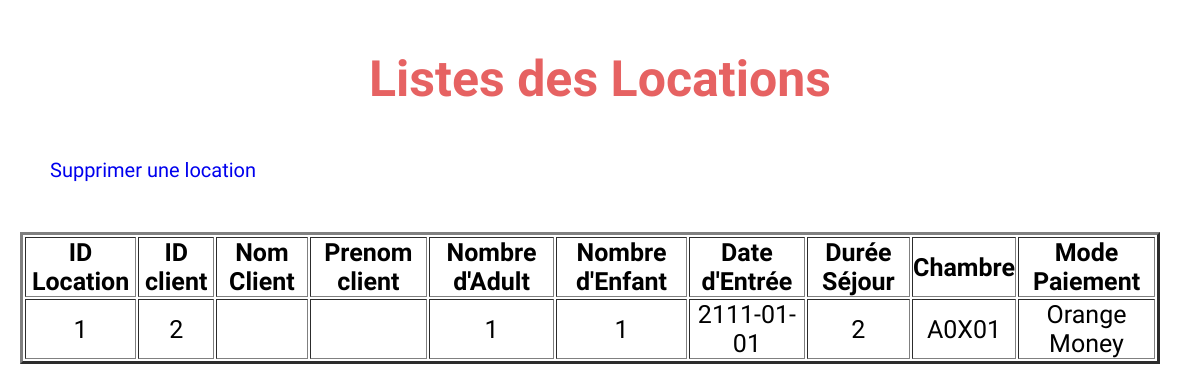
Page /list-lease.php on the committed database.
### tables this page shows
CREATE TABLE `locations` (
  `ID` int(5) NOT NULL,
  `id_client` int(5) NOT NULL,
  `nom_client` varchar(50) NOT NULL,
  `prenom_client` varchar(50) NOT NULL,
  `nbrAdult` int(1) NOT NULL,
  `nbrEnfant` int(1) NOT NULL,
  `dateEntree` date NOT NULL,
  `dureeSejour` varchar(20) NOT NULL,
  `chambre` varchar(50) NOT NULL,
  `batiment` varchar(2) NOT NULL,
  `modePaiement` varchar(20) NOT NULL
);

### list-lease.php (the view, shortened to what this page needs)
<!DOCTYPE html>
<html lang="en">
<head>
    <link rel="stylesheet" type="text/css" href="css/style.css">
</head>
<body>
    <?php
        $bdd = new PDO('mysql:host=localhost; dbname=bd_groupe14; charset=utf8','root','');
        $req = $bdd -> query('SELECT * FROM locations');
    ?>
    <section class="list-client">
        <div class="list-client-text">
            <h3>Listes des Locations</h3>
        </div>
        <div class="list-client-text">
            <a href="delete-lease.php">Supprimer une location</a>
        </div>
        <div class="table">
            <table class="table-content" border="3">
                <tr>
                    <th>ID Location</th>
                    <th>ID client</th>
                    <th>Nom Client</th>
                    <th>Prenom client</th>
                    <th>Nombre d'Adult</th>
                    <th>Nombre d'Enfant</th>
                    <th>Date d'Entrée</th>
                    <th>Durée Séjour</th>
                    <th>Chambre</th>
                    <th>Mode Paiement</th>
                </tr>
                <?php
                    while($resultat=$req->fetch()){
                ?>
                <tr>
                    <td><?php echo $resultat['ID']; ?></td>
                    <td><?php echo $resultat['id_client']; ?></td>
                    <td><?php echo $resultat['nom_client']; ?></td>
                    <td><?php echo $resultat['prenom_client']; ?></td>
                    <td><?php echo $resultat['nbrAdult']; ?></td>
                    <td><?php echo $resultat['nbrEnfant']; ?></td>
                    <td><?php echo $resultat['dateEntree']; ?></td>
                    <td><?php echo $resultat['dureeSejour']; ?></td>
                    <td><?php echo $resultat['chambre']; ?></td>
                    <td><?php echo $resultat['modePaiement']; ?></td>
                </tr>
                <?php
                    }
                ?>
            </table>
        </div>
    </section>
</body>
</html>

### style.css (style rules this page uses)
* { margin: 0; padding: 0; box-sizing: border-box; }
.list-client { min-height: 100vh; width: 100%; position: relative; font-family: 'Yanone Kaffeesatz', sans-serif; }
.list-client .list-client-text { display: block; margin: 50px; }
.list-client .list-client-text h3 { text-align: center; font-size: 50px; font-weight: 600; color: #e66262; }
.list-client .list-client-text a { font-size: 20px; text-decoration: none; }
.list-client .table { font-size: 25px; display: flex; margin: 12px 20px; width: 100%; }
.list-client .table .table-content { position: absolute; width: 95%; text-align: center; }

### rows in the picture
locations: ID "1", id_client "2", nbrAdult "1", nbrEnfant "1", dateEntree "2111-01-01", dureeSejour "2", chambre "A0X01", modePaiement "Orange Money"
